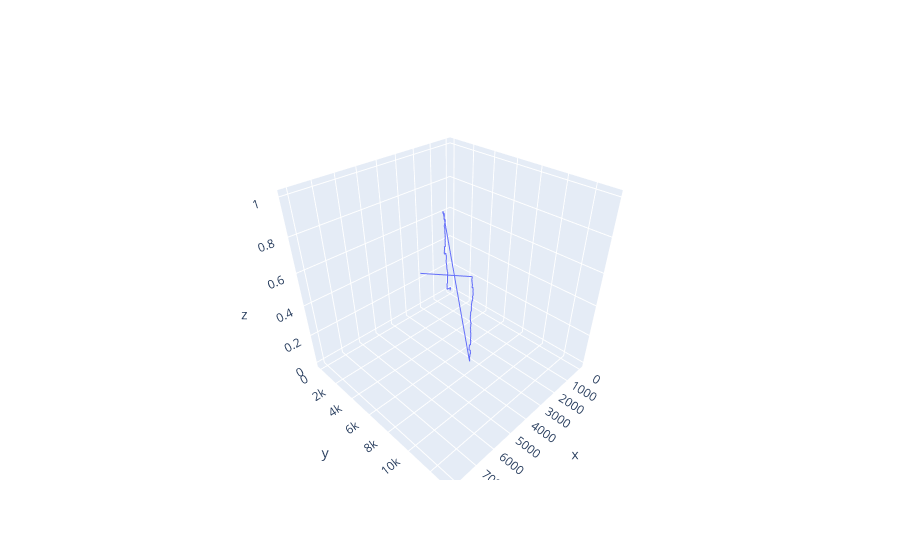
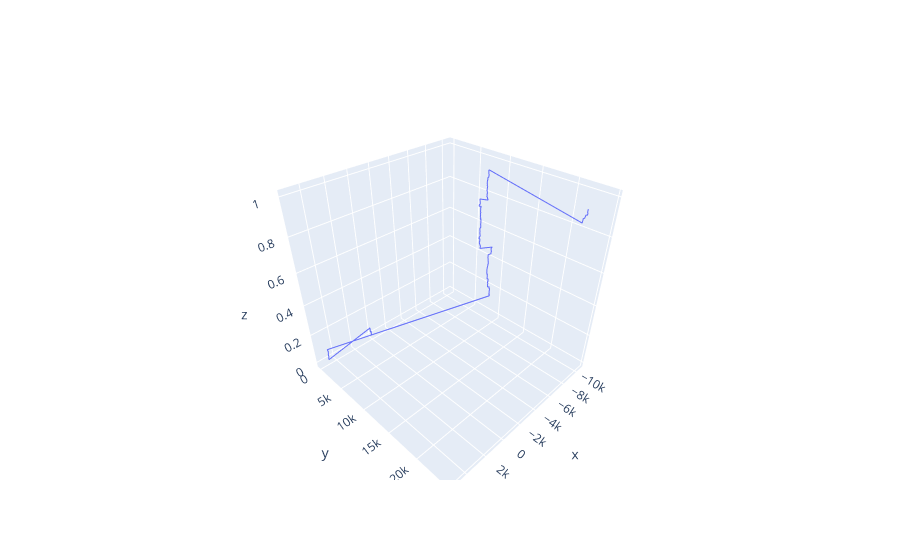

The notebook cell saved with these charts, in order:
### Markdown cell above
### Mean Squared Displacement (MSD) Analysis / Análisis del Desplazamiento Cuadrático Medio (MSD)
The MSD is computed to analyze the relationship between time and displacement in each type of random walk.

Se calcula el MSD para analizar la relación entre el tiempo y la distancia recorrida en cada tipo de caminata aleatoria.

### Code cell
import numpy as np
import plotly.graph_objects as go
from scipy.spatial import distance

###############
# Path Length #
###############
def path_length(trajectory):
    # Get the Euclidean Distance
    distances = np.array([distance.euclidean(trajectory.iloc[i-1], trajectory.iloc[i]) for i in range(1, trajectory.shape[0])])
    # Get the Cumulative Sum of the steps
    return np.cumsum(distances)

n_steps = 1000

# Definir las configuraciones de cada tipo de caminata
walks = {
    "BM_3": bm_2d(n_steps, speed=3),
    "BM_6": bm_2d(n_steps, speed=6),
    "CRW_5": rw_2d(n_steps, speed=5),
    "CRW_6": rw_2d(n_steps, speed=6),
    "Levy_1": levy_flight(n_steps, alpha=1),
    "Levy_07": levy_flight(n_steps, alpha=0.7)
}

# Imprimir qué claves están en walks para depuración
print("walks keys:", list(walks.keys()))

# Filtrar solo las caminatas que no son None
path_lengths = {key: path_length(df) for key, df in walks.items() if df is not None}

# Imprimir claves en path_lengths para verificar que todas estén incluidas
print("path_lengths keys:", list(path_lengths.keys()))

# Definir el ancho de línea para cada caso
line_widths = {"BM_3": 2, "BM_6": 8, "CRW_5": 2, "CRW_6": 2, "Levy_1": 2, "Levy_07": 2}

# Crear la figura
fig = go.Figure()

# Agregar trazas en un loop
for key, df in walks.items():
    if df is None:
        print(f"Advertencia: La caminata '{key}' es None y no se graficará.")
        continue  # Saltar esta iteración si df es None

    if key not in path_lengths:
        print(f"Advertencia: '{key}' no está en path_lengths y no se graficará.")
        continue  # Evitar error si path_lengths[key] no existe

    fig.add_trace(go.Scatter(
        x=np.arange(len(path_lengths[key])),
        y=path_lengths[key],
        marker=dict(size=2),
        line=dict(width=line_widths.get(key, 2)),  # Usar un ancho de línea por defecto si falta
        mode='lines',
        name=f'Path length {key.replace("_", " ")}',
        showlegend=True
    ))

# Configuración del layout
fig.update_layout(
    title_text='Path length - (BM1 vs BM2 vs CRW)',
    autosize=False,
    width=900,
    height=500
)

# Mostrar la gráfica
fig.show()

### Figure 1 — Plotly figure (JSON) as saved in the notebook; plotly's stock layout.template omitted (floating-point values rounded to 4 significant figures; data arrays with more than 128 entries replaced by an {"elided": "..."} marker saying what was removed)
{"data": [{"mode": "lines", "name": "Lévy Flight", "type": "scatter3d", "x": {"elided": "1001 float values"}, "y": {"elided": "1001 float values"}, "z": {"elided": "1001 float values"}}], "layout": {}}

### Figure 2 — Plotly figure (JSON) as saved in the notebook; plotly's stock layout.template omitted (floating-point values rounded to 4 significant figures; data arrays with more than 128 entries replaced by an {"elided": "..."} marker saying what was removed)
{"data": [{"mode": "lines", "name": "Lévy Flight", "type": "scatter3d", "x": {"elided": "1001 float values"}, "y": {"elided": "1001 float values"}, "z": {"elided": "1001 float values"}}], "layout": {}}
